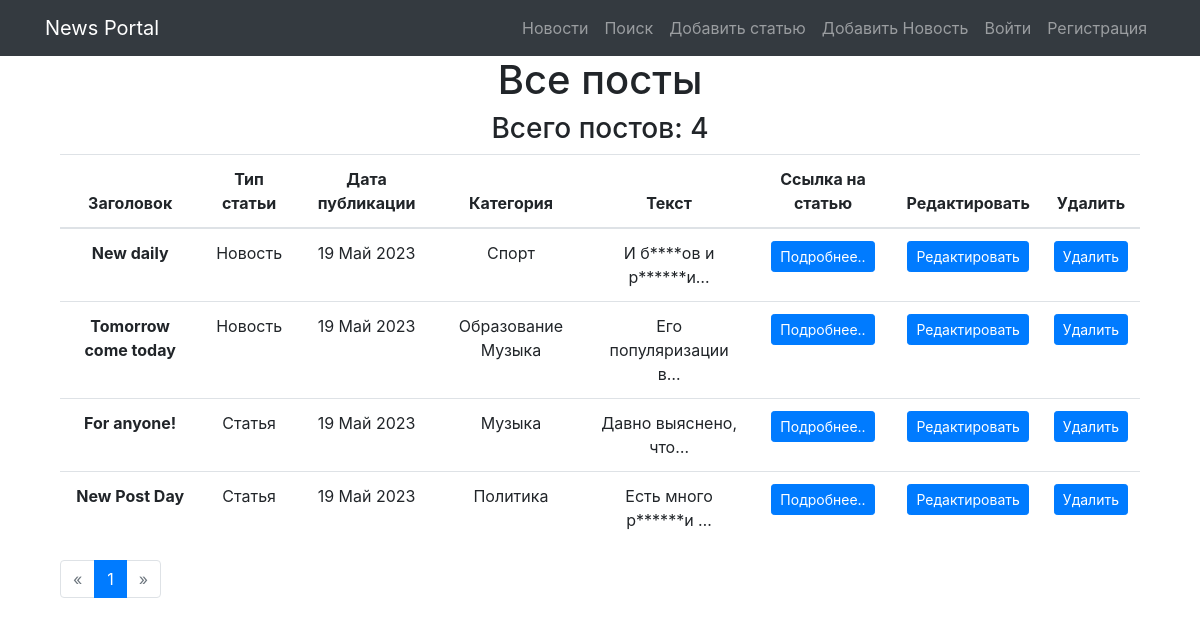
The app's page /, older data.
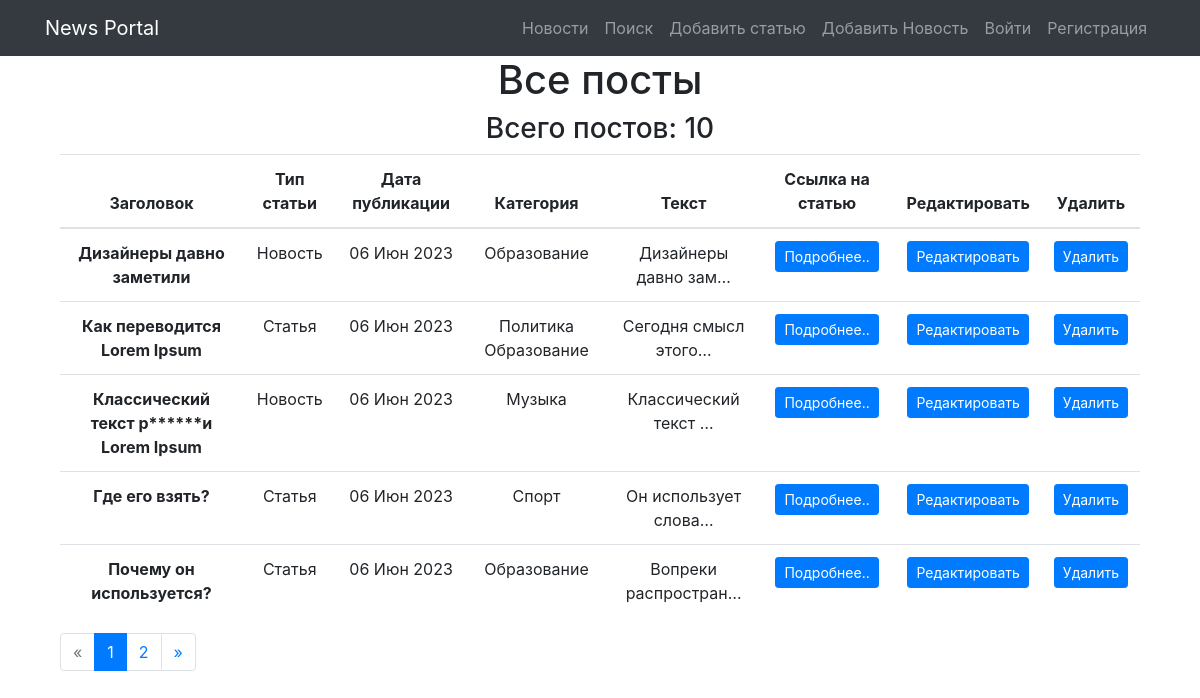
The same page, newer data.
### news/models.py (models this page shows, shortened)
class Post(models.Model):
    class Meta:
        verbose_name = 'Пост'
        verbose_name_plural = 'Посты'
    ARTICLE = 'article'
    NEWS = 'news'
    POST_TYPES = [
        (ARTICLE, 'Статья'),
        (NEWS, 'Новость'),
    ]
    author = models.ForeignKey(Author, verbose_name='Автор', on_delete=models.CASCADE)
    post_type = models.CharField(max_length=10, verbose_name='тип поста', choices=POST_TYPES)
    created_at = models.DateTimeField(auto_now_add=True)
    category = models.ManyToManyField(Category, verbose_name='Категория', through='PostCategory')
    title = models.CharField(max_length=200, verbose_name='Заголовок')
    text = models.TextField(verbose_name='Содержание')
    rating = models.IntegerField(default=0, verbose_name='Рейтинг')

class Category(models.Model):
    class Meta:
        verbose_name = 'Категория'
        verbose_name_plural = 'Категории'
    name_category = models.CharField(max_length=150, unique=True)

### news/views.py (the view)
# urls.py: path('', PostsListView.as_view(), name='posts_list'),
class PostsListView(ListView):
    model = Post
    template_name = 'news/posts_list.html'
    context_object_name = 'posts'
    ordering = ['-created_at']
    paginate_by = 5

### news/templatetags/custom_filters.py (called while the page is built)
@register.filter()
def censor(post_text: str):
    if not isinstance(post_text, str):
        raise ValueError('Можно применить только к строке!')  # Если строка, то в ней уже ищем плохие слова
    if 'редиск' or 'баран' in post_text:
        text = post_text.replace('редиск', 'р******')
        text = text.replace('баран', 'б****')
        return text

### templates/news/posts_list.html (shortened to what this page needs)
{% extends 'flatpages/default.html' %}
{% load static %}
{% load custom_filters %}
{% block content %}
<div class="col-lg-12 text-center" xmlns="http://www.w3.org/1999/html">
    <h1>Все посты</h1>
    <h3>Всего постов: {{ paginator.count }}</h3>
    <table class="table">
        <thead>
        <tr>
            <th scope="col">Заголовок</th>
            <th scope="col">Тип статьи</th>
            <th scope="col">Дата публикации</th>
            <th scope="col">Категория</th>
            <th scope="col">Текст</th>
            <th scope="col">Ссылка на статью</th>
            <th scope="col">Редактировать</th>
            <th scope="col">Удалить</th>
        </tr>
        </thead>
        <tbody>
        {% for post in posts %}
        <tr>
            <th scope="row">{{ post.title|censor }}</th>
            {% if post.post_type == 'article' %}
                <td>Статья</td>
            {% else %}
                <td>Новость</td>
            {% endif %}
            <td>{{ post.created_at | date:'d M Y' }}</td>
            <td>
                {% for category in post.category.all %}
                    {{ category.name_category }}
                {% endfor %}
            </td>
            <td>{{ post.text | truncatechars:20|censor }}</td>
            <td><a class="btn btn-primary btn-sm" href="{% url 'post_detail' post.pk %}">Подробнее..</a></td>
            <td><a class="btn btn-primary btn-sm" href="{% url 'post_update' post.pk %}">Редактировать</a></td>
            <td><a class="btn btn-primary btn-sm" href="{% url 'post_delete' post.pk %}">Удалить</a></td>
        </tr>
        {% endfor %}
        </tbody>
    </table>
{% include "flatpages/pagination.html" %}
</div>
{% endblock %}

### templates/flatpages/default.html (shortened to what this page needs)
{% load static %}
<!DOCTYPE html>
<html lang="en">
<head>
	<link href="{% static 'bootstrap/css/bootstrap.min.css' %}" rel="stylesheet">
</head>
<body>
<header>
	<nav class="navbar navbar-expand-lg navbar-dark bg-dark static-top">
		<div class="container float-right">
			<a class="navbar-brand" href="/news/">News Portal</a>
			<div style="display: flex; justify-content: right">
				<div class="collapse navbar-collapse" id="navbarResponsive">
					<ul class="navbar-nav ms-auto">
						<li class="nav-item">
							<a class="nav-link" href="/news/">Новости</a>
						</li>
						<li class="nav-item">
							<a class="nav-link" href="{% url 'search' %}">Поиск</a>
						</li>
						<li class="nav-item">
							<a class="nav-link" href="{% url 'article_create' %}">Добавить статью</a>
						</li>
						<li class="nav-item">
							<a class="nav-link" href="{% url 'news_create' %}">Добавить Новость</a>
						</li>
						{% if not user.is_authenticated %}
						<li class="nav-item">
							<a class="nav-link" href="{% url 'account_login' %}">Войти</a>
						</li>
						<li class="nav-item">
							<a class="nav-link" href="{% url 'account_signup' %}">Регистрация</a>
						</li>
						{% endif %}
					</ul>
				</div>
			</div>
		</div>
	</nav>
</header>
<div class="container">
	<div class="row">
		<div class="col-lg-12 text-center">
			{% block content %}{% endblock content %}
		</div>
	</div>
</div>
</body>
</html>

### templates/flatpages/pagination.html
<nav>
  <ul class="pagination">
    {% if page_obj.has_previous %}
      <li class="page-item">
        <a class="page-link" href="?page={{ page_obj.previous_page_number }}">&laquo;</a>
      </li>
    {% else %}
      <li class="page-item disabled">
        <a class="page-link" href="#" tabindex="-1" aria-disabled="true">&laquo;</a>
      </li>
    {% endif %}
    {% for num in page_obj.paginator.page_range %}
      {% if num == page_obj.number %}
        <li class="page-item active" aria-current="page">
          <a class="page-link" href="?page={{ num }}">{{ num }}</a>
        </li>
      {% else %}
        <li class="page-item">
          <a class="page-link" href="?page={{ num }}">{{ num }}</a>
        </li>
      {% endif %}
    {% endfor %}
    {% if page_obj.has_next %}
      <li class="page-item">
        <a class="page-link" href="?page={{ page_obj.next_page_number }}">&raquo;</a>
      </li>
    {% else %}
      <li class="page-item disabled">
        <a class="page-link" href="#" tabindex="-1" aria-disabled="true">&raquo;</a>
      </li>
    {% endif %}
  </ul>
</nav>

Row changes from the older to the newer data that the page shows:
no longer on this page (row unchanged): Post: title|censor "New daily", post_type "Новость", created_at "19 Май 2023", text|censor "И б****ов и р******и…", Category (name_category "Спорт")
no longer on this page (row unchanged): Post: title|censor "Tomorrow come today", post_type "Новость", created_at "19 Май 2023", text|censor "Его популяризации в…", Category (name_category "Образование"), Category (name_category "Музыка")
no longer on this page (row unchanged): Post: title|censor "For anyone!", post_type "Статья", created_at "19 Май 2023", text|censor "Давно выяснено, что…", Category (name_category "Музыка")
no longer on this page (row unchanged): Post: title|censor "New Post Day", post_type "Статья", created_at "19 Май 2023", text|censor "Есть много р******и …", Category (name_category "Политика")
added Post: title|censor "Дизайнеры давно заметили", post_type "Новость", created_at "06 Июн 2023", text|censor "Дизайнеры давно зам…", Category (name_category "Образование")
added Post: title|censor "Как переводится Lorem Ipsum", post_type "Статья", created_at "06 Июн 2023", text|censor "Сегодня смысл этого…", Category (name_category "Политика"), Category (name_category "Образование")
added Post: title|censor "Классический текст р******и Lorem Ipsum", post_type "Новость", created_at "06 Июн 2023", text|censor "Классический текст …", Category (name_category "Музыка")
added Post: title|censor "Где его взять?", post_type "Статья", created_at "06 Июн 2023", text|censor "Он использует слова…", Category (name_category "Спорт")
added Post: title|censor "Почему он используется?", post_type "Статья", created_at "06 Июн 2023", text|censor "Вопреки распростран…", Category (name_category "Образование")
Text that changed along with them:
{{ paginator.count }}: "4" → "10"
new list line: "2"
